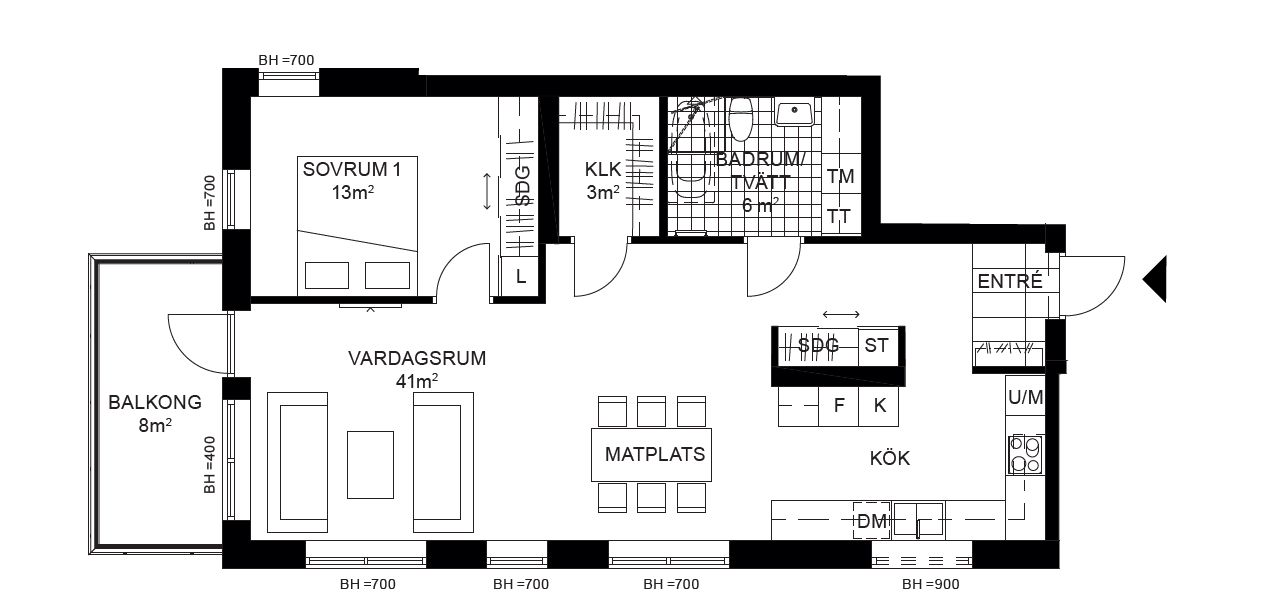
#> input picture Examples/Old_implementation/example.png, 1261 x 611 px
$ python floorplan_to_datafile.py   (older library calls are emulated)
#> lines starting #> are read from the running program, lines starting #| are printed output that depends on the picture; after the words box and inside, x2 and y2 are one past the last pixel; in counts of white or black regions, pixels touching at a corner belong together
import cv2
import numpy as np
import json

'''
Floorplan to datafile
This file contains the old implementation
Where all functions are in this file...
'''


# [45 lines left out: functions main, generate_all_files, not called in this run]

def test():
    '''
    Test function for future use
    '''

    '''
    Receive image, convert
    '''
    # Read floorplan image
    img = cv2.imread("example.png")
#> img is the input picture: shape (611, 1261, 3); mean B, G, R 229.1, 228.9, 229.1

    # grayscale image
    gray = cv2.cvtColor(img,cv2.COLOR_BGR2GRAY)

    # Resulting image
    height, width, channels = img.shape
#> height = 611; width = 1261; channels = 3
    blank_image = np.zeros((height,width,3), np.uint8) # output image same size as original

    # create wall image (filter out small objects from image)
    wall_img = wall_filter(gray)

    # detect walls
    boxes, img = detectPreciseBoxes(wall_img)

    # detect outer Contours (simple floor or roof solution)
    #contour, img = detectOuterContours(gray)

    res = detectAndRemovePreciseBoxes(wall_img, output_img = gray )

    # detect walls
    boxes, img = detectPreciseBoxes(out, output_img = gray)

    # create verts (points 3d), points to use in mesh creations
    verts = []
    # create faces for each plane, describe order to create mesh points
    faces = []

    # Height of waLL
    height = 0

    # Scale pixel value to 3d pos
    scale = 100

    #cv2.imshow('1t', img)
    cv2.imshow('2t', gray)

    cv2.waitKey(0)

    print(boxes)
    # [16 lines of commented-out code are left out]
    print("Test Done!")

'''
TODO
Detect doors
'''

'''
TODO
Detect windows
'''

'''
TODO
Detect floors
'''

'''
TODO
Detect extra details
Maybe text detections
'''

# [221 lines left out: functions scale_point_to_vector, generate_floor_file, generate_walls_file, save_to_file, read_from_file, write_verts_on_2d_image and 3 more, not called in this run]


def wall_filter(gray):
    '''
    Filter walls
    @Return our thick wallmap
    '''

    ret, thresh = cv2.threshold(gray,0,255,cv2.THRESH_BINARY_INV+cv2.THRESH_OTSU)
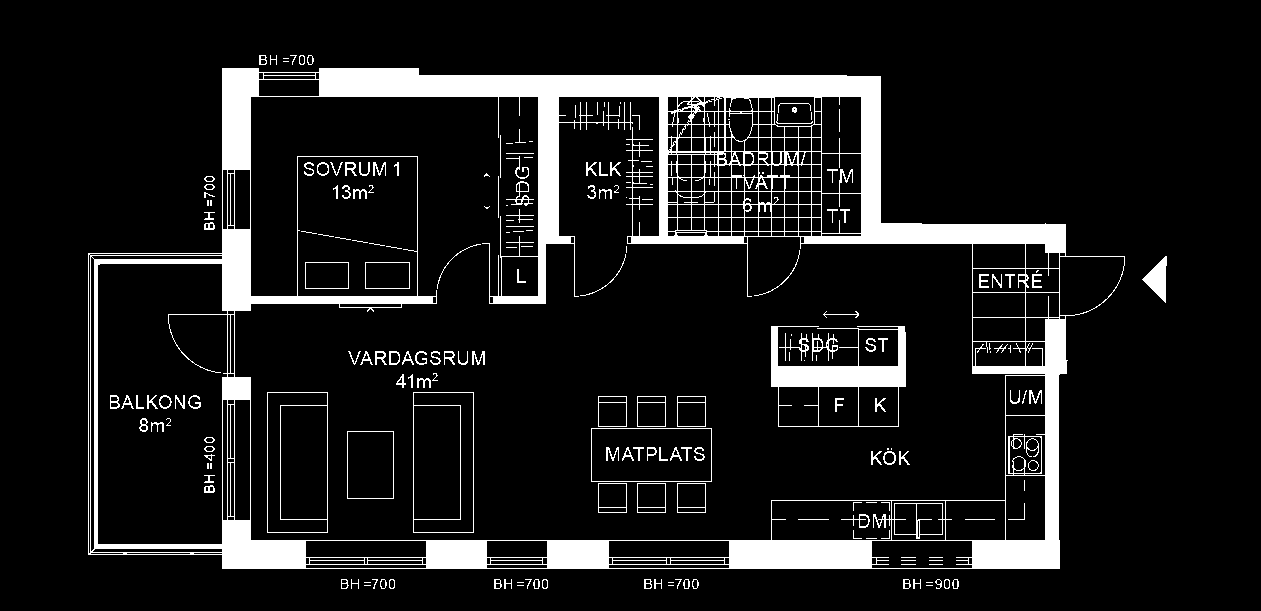
#> thresh: shape (611, 1261); 10.6% white; 214 white regions (79 under 20 px), largest, box (x1, y1, x2, y2) and area: (88, 68, 1125, 569) 67333, (771, 326, 906, 427) 3952, (267, 392, 328, 533) 607
#> ret = 134

    # noise removal
    kernel = np.ones((3,3),np.uint8)
    opening = cv2.morphologyEx(thresh,cv2.MORPH_OPEN,kernel, iterations = 2)
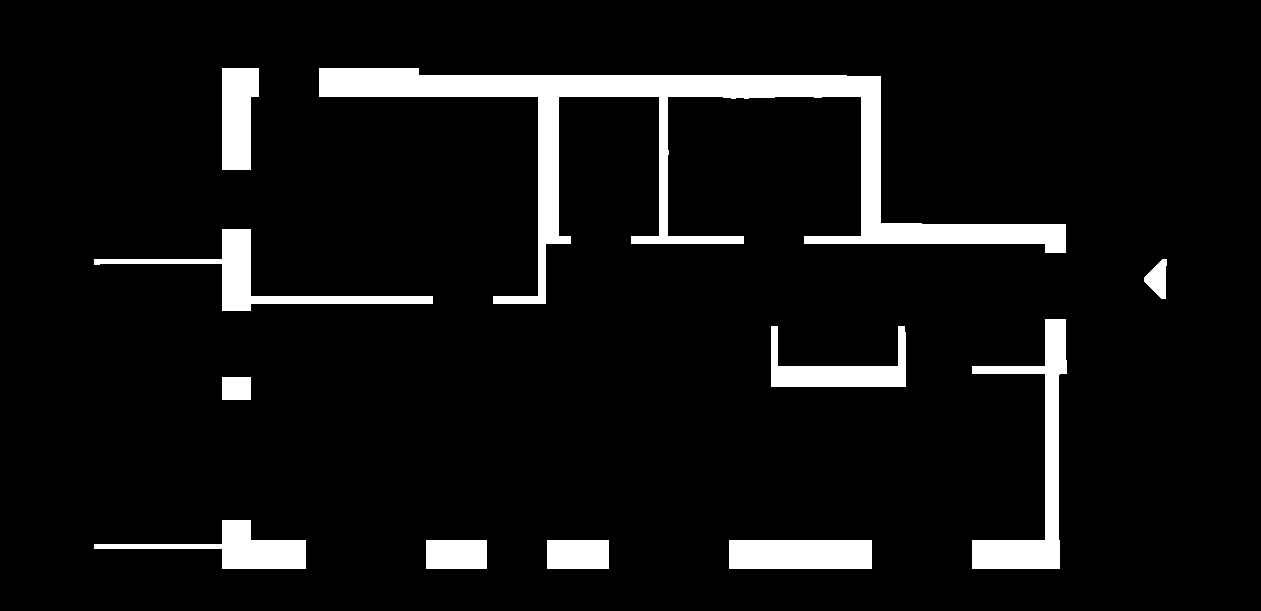
#> opening: shape (611, 1261); 7.4% white; 11 white regions, largest, box (x1, y1, x2, y2) and area: (319, 68, 1066, 304) 26609, (972, 319, 1067, 569) 6630, (94, 229, 433, 311) 4480

    sure_bg = cv2.dilate(opening,kernel,iterations=3)
#> sure_bg: shape (611, 1261); 10.1% white; 11 white regions, largest, box (x1, y1, x2, y2) and area: (316, 65, 1069, 307) 35699, (969, 316, 1070, 572) 9180, (91, 226, 436, 314) 7048

    dist_transform = cv2.distanceTransform(opening,cv2.DIST_L2,5)
    ret, sure_fg = cv2.threshold(0.5*dist_transform,0.2*dist_transform.max(),255,0)
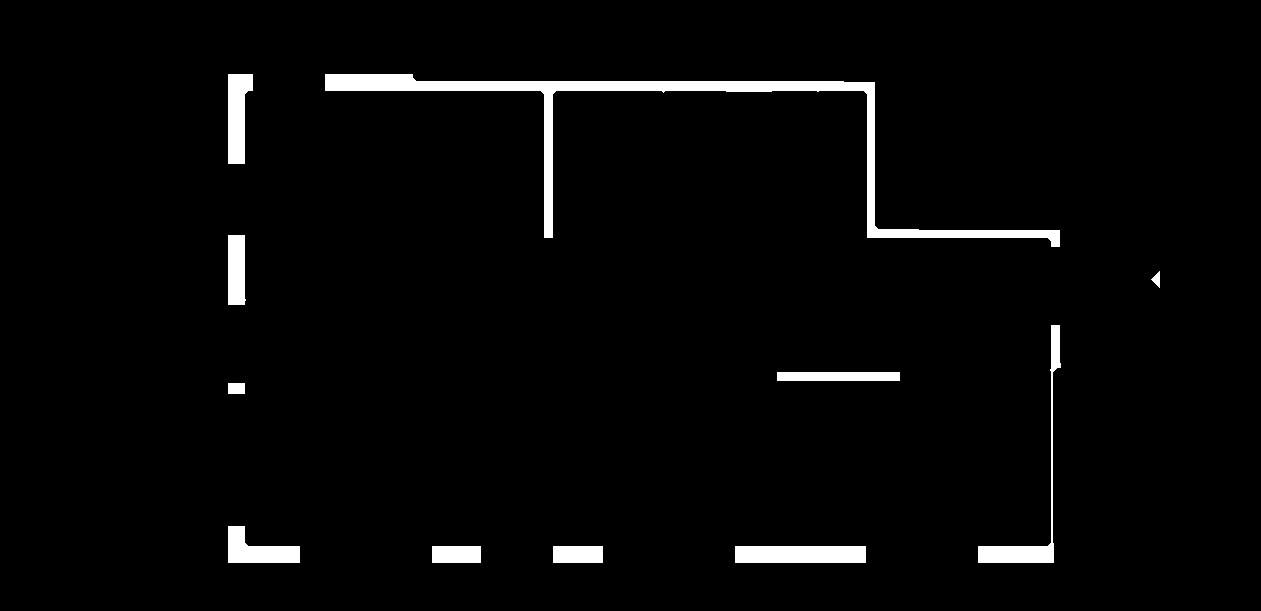
#> sure_fg: shape (611, 1261) float32; 2.9% white; 11 white regions, largest, box (x1, y1, x2, y2) and area: (325, 74, 1060, 247) 10277, (735, 546, 866, 563) 2227, (978, 325, 1061, 563) 2061
#> ret = 3.4

    sure_fg = np.uint8(sure_fg)
    unknown = cv2.subtract(sure_bg,sure_fg)
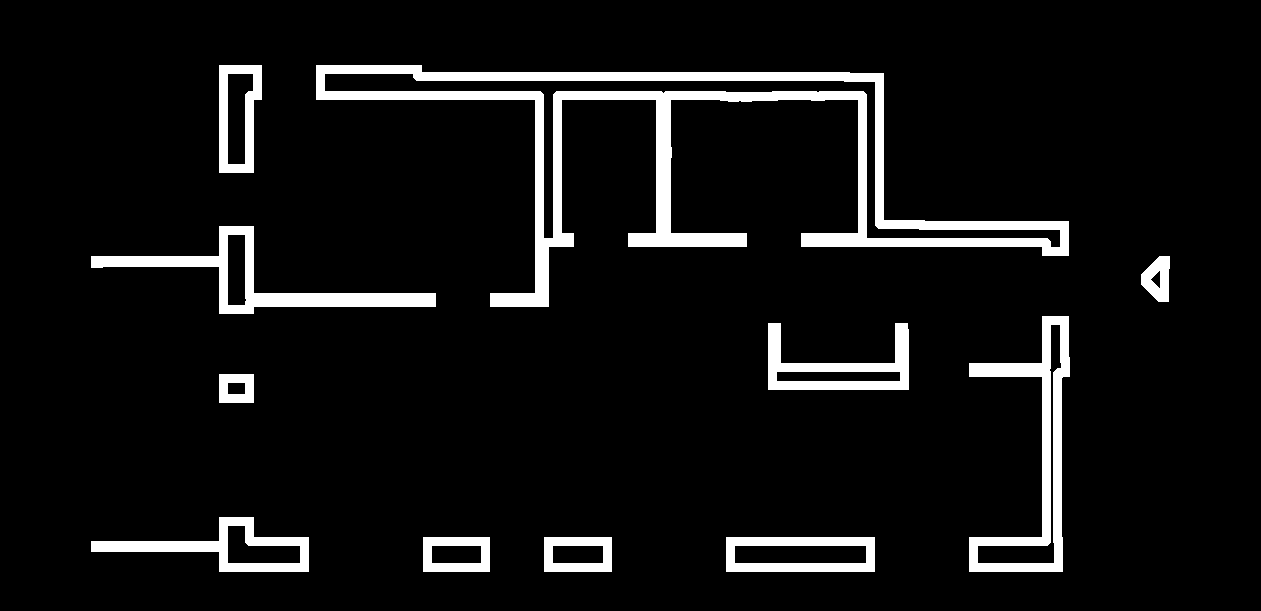
#> unknown: shape (611, 1261); 7.3% white; 11 white regions

    return unknown

# [73 lines left out: functions detectCorners, Watermark, detectCenterBoxes, detectUnpreciseBoxes, not called in this run]

def detectPreciseBoxes(detect_img, output_img = None, color = [100,100,0]):
    '''
    Boxes in image
    @Return list of boxes

    Source
    https://stackoverflow.com/questions/50930033/drawing-lines-and-distance-to-them-on-image-opencv-python
    '''
    res = []

    im, contours, hierarchy = cv2.findContours(detect_img,cv2.RETR_EXTERNAL,cv2.CHAIN_APPROX_SIMPLE)
#> contours = 11 contours; largest, box (x1, y1, x2, y2) and area: (316, 65, 1069, 307) 34192, (969, 316, 1070, 572) 8754, (91, 226, 436, 314) 6618, (726, 537, 875, 572) 5032, (91, 517, 309, 572) 4988
    #area = sorted(contours, key=cv2.contourArea, reverse=True)

    largest_contour_area = 0
    for cnt in contours:
        largest_contour_area = cv2.contourArea(cnt)
        largest_contour = cnt

        epsilon = 0.001*cv2.arcLength(largest_contour,True)
        approx = cv2.approxPolyDP(largest_contour,epsilon,True)
        if output_img is not None:
            final = cv2.drawContours(output_img, [approx], 0, [100, 200, 0])
        res.append(approx)
#> this loop made 11 passes
#> (largest_contour_area, epsilon) on passes 4, 6, 7, 8, 9, 10, 11: (4987.5, 0.54), (4635.5, 0.49), (8753.5, 0.854), (921, 0.125), (6617.5, 0.861), (34192, 3.02), (3910.5, 0.297)
#> (largest_contour_area, epsilon, approx) on passes 1, 2, 3, 5: (5032, 0.364, [[726, 537], [726, 571], [874, 571], [874, 537]]), (2278, 0.202, [[544, 537], [544, 571], [611, 571], [611, 537]]), (2244, 0.2, [[423, 537], [423, 571], [489, 571], [489, 537]]), (952, 0.124, [[219, 374], [219, 402], [253, 402], [253, 374]])
#> after the loop, res = 11 contours; largest, box (x1, y1, x2, y2) and area: (316, 65, 1069, 307) 34494, (969, 316, 1070, 572) 8826, (91, 226, 436, 314) 6620, (726, 537, 875, 572) 5032, (91, 517, 309, 572) 4988
#> in test, `boxes, img = detectPreciseBoxes(wall_img)`: boxes has the same summary as res in detectPreciseBoxes

    return res, output_img

def detectAndRemovePreciseBoxes(detect_img, output_img = None, color = [255, 255, 255]):
    '''
    Remove contours
    @Return list of boxes

    Source
    https://stackoverflow.com/questions/50930033/drawing-lines-and-distance-to-them-on-image-opencv-python
    '''

    res = []

    im, contours, hierarchy = cv2.findContours(detect_img,cv2.RETR_EXTERNAL,cv2.CHAIN_APPROX_SIMPLE)
    #area = sorted(contours, key=cv2.contourArea, reverse=True)

    largest_contour_area = 0
    for cnt in contours:
        largest_contour_area = cv2.contourArea(cnt)
        largest_contour = cnt

        epsilon = 0.001*cv2.arcLength(largest_contour,True)
        approx = cv2.approxPolyDP(largest_contour,epsilon,True)
        if output_img is not None:
            cv2.drawContours( output_img,  [approx], -1, color, -1);
        res.append(approx)
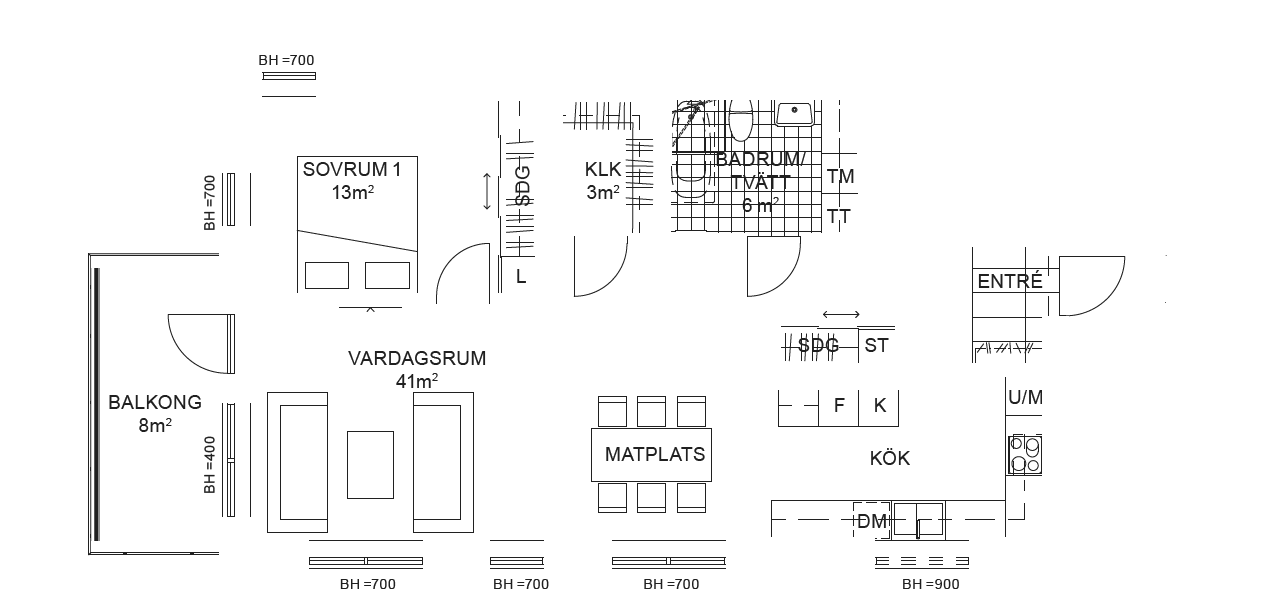
#> output_img: shape (611, 1261); min 32, max 255, mean 247.7

    return res, output_img

# [57 lines left out: functions detectOuterContours, rectContains, detectLines, not called in this run]


'''
Uncomment this for testing
'''
if __name__ == "__main__":
#> (the run stopped early here; a loop or call above may not have finished)

$ run again, with Examples/Old_implementation/example3.png copied over Examples/Old_implementation/example.png
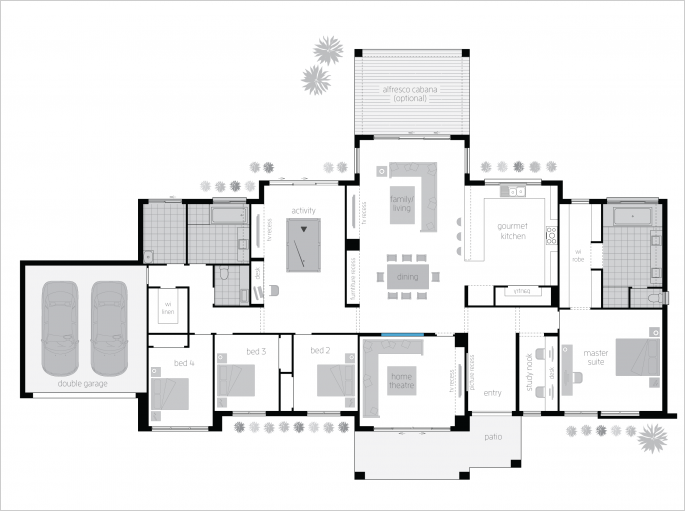
#> input picture Examples/Old_implementation/example3.png, 685 x 511 px
#> in test, img is the input picture: shape (511, 685, 3); mean B, G, R 237.1, 236.8, 236.5
#> in wall_filter, `ret, thresh = cv2.threshold(gray,0,255,cv2.THRESH_BINARY_INV+cv2.THRES..`:
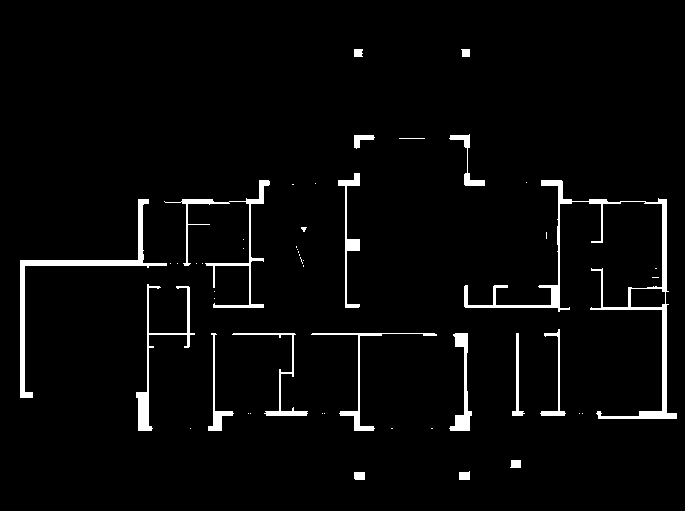
#> thresh: shape (511, 685); 3.4% white; 50 white regions (31 under 20 px), largest, box (x1, y1, x2, y2) and area: (464, 180, 677, 419) 3322, (20, 199, 167, 398) 1865, (164, 180, 270, 308) 1191
#> in wall_filter, `ret, thresh = cv2.threshold(gray,0,255,cv2.THRESH_BINARY_INV+cv2.THRES..`: ret = 138
#> opening: shape (511, 685); 2% white; 26 white regions, largest, box (x1, y1, x2, y2) and area: (20, 199, 149, 398) 1788, (639, 304, 677, 419) 819, (658, 199, 667, 292) 485
#> sure_bg: shape (511, 685); 4.6% white; 26 white regions, largest, box (x1, y1, x2, y2) and area: (17, 196, 152, 401) 3846, (636, 301, 680, 422) 1773, (655, 196, 670, 295) 1133
#> in wall_filter, `ret, sure_fg = cv2.threshold(0.5*dist_transform,0.2*dist_transform.max..`: ret = 1.6
#> unknown: shape (511, 685); 4.4% white; 26 white regions
#> in detectPreciseBoxes, `im, contours, hierarchy = cv2.findContours(detect_img,cv2.RETR_EXTERNA..`: contours = 26 contours; largest, box (x1, y1, x2, y2) and area: (17, 196, 152, 401) 3502, (636, 301, 680, 422) 1610, (655, 196, 670, 295) 1020, (133, 389, 155, 434) 757, (538, 177, 575, 207) 568
#> the loop in detectPreciseBoxes, `for cnt in contours:` made 26 passes
#> (largest_contour_area, epsilon) on passes 2, 6, 7, 9, 10, 12, 15, 18: (207.5, 0.0574), (535.5, 0.102), (556, 0.127), (511, 0.109), (757, 0.129), (1610, 0.325), (1020.5, 0.223), (3501.5, 0.69)
#> after the loop in detectPreciseBoxes, `for cnt in contours:`: res has the same summary as contours
#> boxes has the same summary as contours in detectPreciseBoxes
#> the loop in detectAndRemovePreciseBoxes, `for cnt in contours:` made 26 passes
#> after the loop in detectAndRemovePreciseBoxes, `for cnt in contours:`:
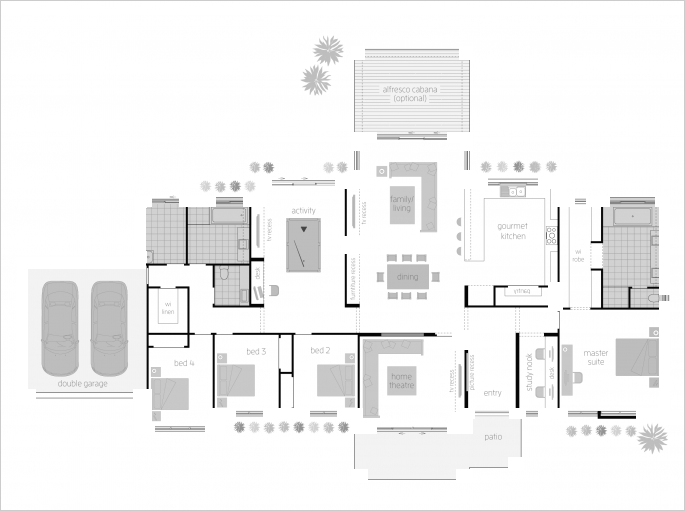
#> output_img: shape (511, 685); min 5, max 255, mean 242.2
#> after the loop in detectAndRemovePreciseBoxes, `for cnt in contours:`: res has the same summary as contours in detectPreciseBoxes
